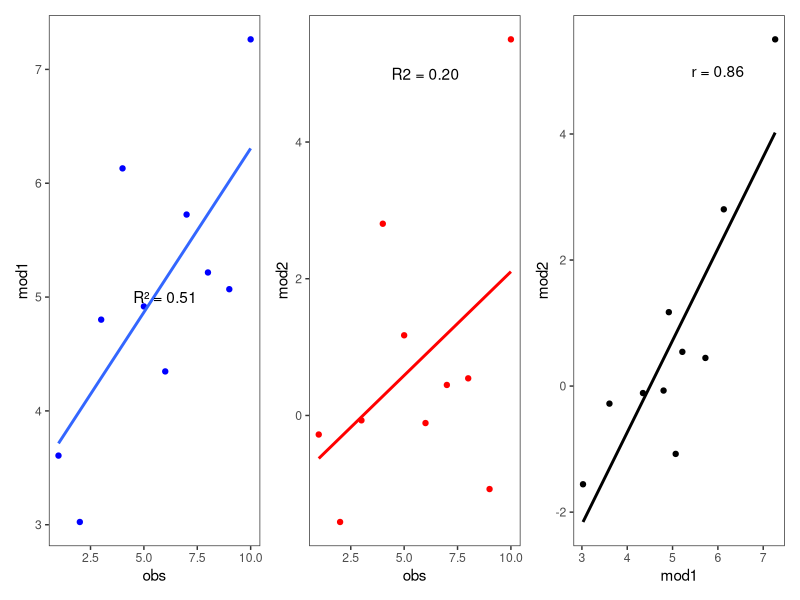
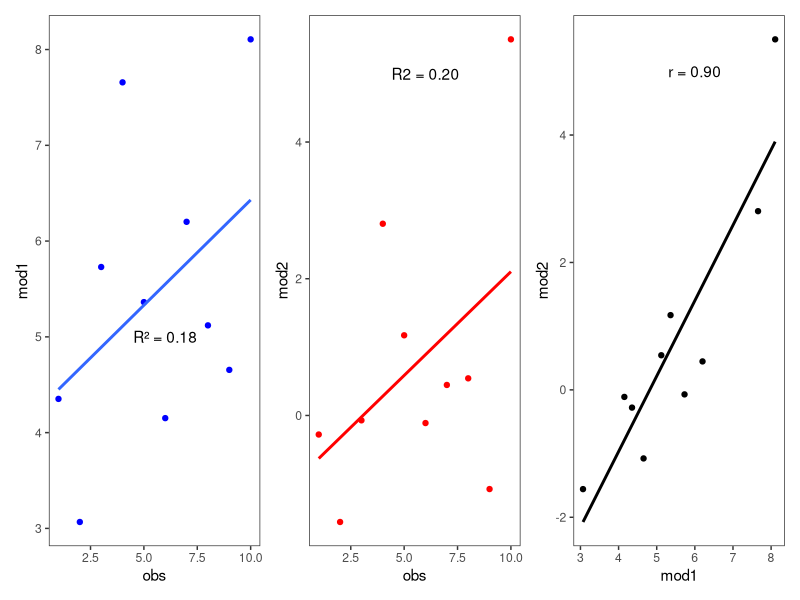
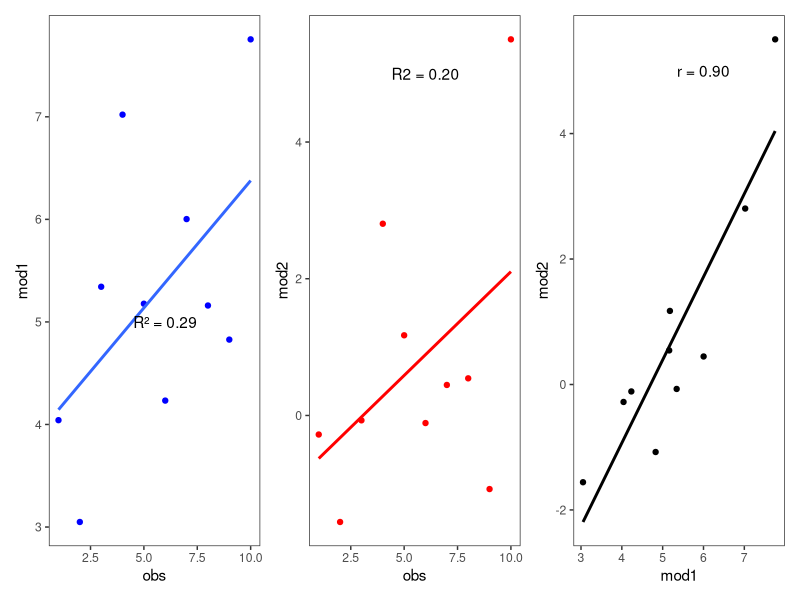

Reproduce these figures in R, in order.
# ==============================================================================
# Script: 05.1_RF_optimization.R
# Project: Farm Size Prediction Across Sub-Saharan Africa
# Purpose: Optimize Random Forest hyperparameters
#
# Authors: Deo, Joao, Robert, Fred
# Code documentation: Claude (Anthropic) - February 2026
# ==============================================================================


require(tidyverse)
require(patchwork)
# First, correlation between datasets is not STRICTLY additive: this is not an explanation. But a description of what happened

a <- 1:10
old_diff <- 0
large_table <- data.frame()
for(i in 10:30){
  set.seed(2025)
  b <- 2 + 0.5 * a  - 0.01 * a^2 + rnorm(length(a),  0, 0.1 * i)
  print(paste0('========== i = ', i, ' ========'))
  for(j in 1:10){
    print(paste0('--------- j = ', j, ' --------'))
    c <- exp(b) / 1000  + rnorm(length(a), 0, 0.1 * j)
    cor_ab <- cor(a, b)
    cor_ac <- cor(a, c)
    cor_bc <- cor(b, c)
    print(paste0('cor (a, b) =', cor_ab))
    print(paste0('cor (a, c) =', cor_ac))
    print(paste0('cor (b, c) =', cor_bc))
    
    new_diff <- cor_bc - cor_ac
    new_set <- c(i = i, j = j, diff = new_diff)
    large_table <- bind_rows(large_table, c(new_set, cor_ab = cor_ab, cor_ac = cor_ac, cor_bc = cor_bc) )
    print(paste0('new_diff is  ', new_diff))
    ifelse(i == 1 & j == 1, old_set <- new_set, ab <- 10) # initialize old_diff
    
    ifelse(new_diff > old_diff, best_diff <- new_diff, best_diff <- old_diff)
    ifelse((best_diff == new_diff && cor_ab > 0.7), best_set <- new_set, best_set <- old_set)
    old_set <- best_set; old_diff <- best_diff
  }
}
print(best_set)

# visualize 
my_exple <- data.frame(i = c(18, 30, 25), j = 9)
for(ind in 1:nrow(my_exple)){
  set.seed(2025)
  print(paste0('---------- case', ind, ' -------------'))
  i = my_exple$i[ind]; j = my_exple$j[ind]
  bi <- 2 + 0.5 * a  - 0.01 * a^2 + rnorm(length(a),  0, 0.1 * i)
  ci <- exp(b) / 1000  + rnorm(length(a), 0, 0.1 * j)
  df <- data.frame(obs = a, mod1 = bi, mod2 = ci) 
  range(bi); range(ci)
  cor(a, bi); cor(a, ci); cor(bi, ci)
  # with(df, plot(obs, mod1))
  # with(df, plot(obs, mod2))
  # with(df, plot(mod1, mod2))
  
  P01 <- ggplot(df, aes(obs, mod1)) + 
    geom_point(colour = 'blue') + 
    geom_smooth(method = lm, se = F) + 
    annotate('text', x = 6, y = 5, label = sprintf('R² = %.2f', cor(df$obs, df$mod1)^2)) + 
    theme_test()
  
  P02 <- ggplot(df, aes(obs, mod2)) + 
    geom_point(colour = 'red') + 
    geom_smooth(method = lm, se = F, colour = 'red') + 
    annotate('text', x = 6, y = 5, label = sprintf('R2 = %.2f', cor(df$obs, df$mod2)^2)) +
    theme_test()
  
  P03 <- ggplot(df, aes(mod1, mod2)) + 
    geom_point(colour = 'black') + 
    geom_smooth(method = lm, se = F, colour = 'black') + 
    annotate('text', x = 6, y = 5, label = sprintf('r = %.2f', cor(df$mod1, df$mod2))) +
    theme_test()
  print(P01 + P02 + P03)
}
